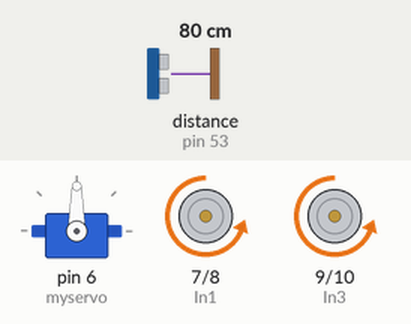
Recording of a sketch running on a simulated Arduino Mega 2560, built with avr-gcc and run on an emulated ATmega2560. Parts: servo, motor-driver pin pairs drawn as motors (green arrow = first pin HIGH = forward, orange = second pin HIGH = backward, longer = more drive, scaled by the enable pin). Wiring (inferred from the names in the program): ultrasonic range finder: trigger pin 51; echo pin 53. Inputs (shaded band) come from the test bench; at power-on: distance to the obstacle (sensor on pin 53) 80 cm. The echo pulse lasts 58.3 µs per cm.

Above: at 1.2 s.
1.3 s: distance to the obstacle (sensor on pin 53) set to 33 cm
2.8 s: distance to the obstacle (sensor on pin 53) set to 26 cm
At 3.2 s:
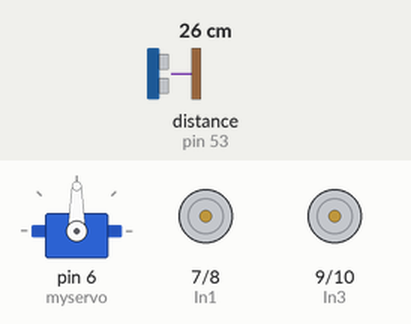
At 5.6 s:
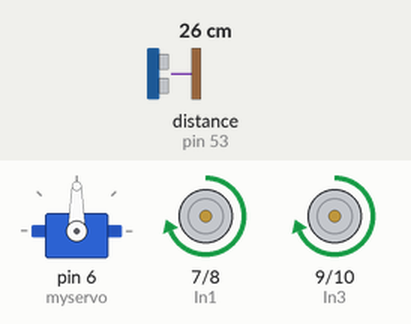
5.8 s: distance to the obstacle (sensor on pin 53) set to 35 cm
8.8 s: distance to the obstacle (sensor on pin 53) set to 2 cm
At 10.8 s:
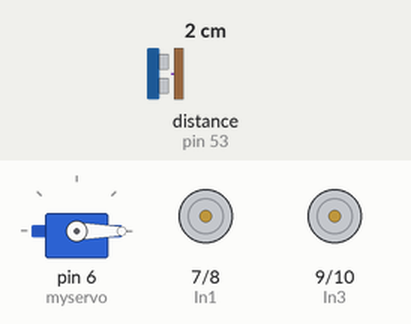
Timing chart, 0 to 15.8 s (numbered marks = the images above; inputs shaded):
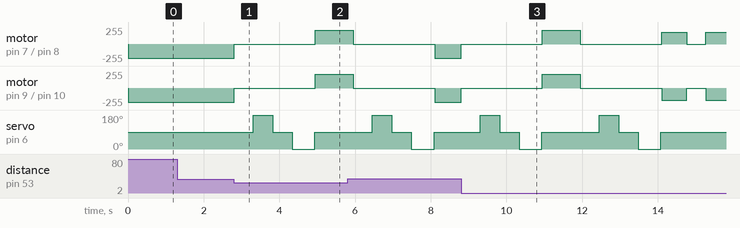

Measured:
- the behaviour switches between 31 and 30 cm on distance to the obstacle (sensor on pin 53) (found by bisection; images 0 and 1)
- after the input at 1.3 s, every drawn part: stays the same
- after the input at 2.8 s, motor on pin 7 (In1) / pin 8 (In2), motor on pin 9 (In3) / pin 10 (In4): backward 210/255 → stopped at once, → forward 210/255 2.1 s later; servo on pin 6 (myservo): 90° → 180° after 0.50 s, → 90° 0.52 s later, → 0° 0.52 s later, → 90° 0.60 s later

The sketch:

car_combined.ino
```cpp
#include <Servo.h>

Servo myservo;
int pos = 0;

const int In1 = 7;
const int In2 = 8;
const int In3 = 9;
const int In4 = 10;
const int ENA = 5;
const int ENB = 4;
const int trigPin = 51;
const int echoPin = 53;

const int threshold = 1740;
const int SPEED = 210;


int left_distance;
int right_distance;
int movement_speed = 130;
int turning_speed = 180;
int right_turning_time = 665;
int left_turning_time = 650;
int reverse_time = 1000;

long duration, cm;


void setup() {
  // put your setup code here, to run once:
  myservo.attach(6);
  pinMode(In1, OUTPUT);
  pinMode(In2, OUTPUT);
  pinMode(In3, OUTPUT);
  pinMode(In4, OUTPUT);
  pinMode(ENA, OUTPUT);
  pinMode(ENB, OUTPUT);
  pinMode(trigPin, OUTPUT);
  pinMode(echoPin, INPUT);

  Serial.begin(9600); //optional. It's for the serial monitor
  myservo.write(90);
}

void loop() {
  // put your main code here, to run repeatedly:
  // convert the time into a distance
  cm = get_distance();
  move_forward();

if(cm<threshold){
  move_stop();
  left_distance = look_left();
  right_distance = look_right();
  if(right_distance > left_distance && right_distance > threshold){
  move_right();

  }
  else if(left_distance > right_distance && left_distance > threshold){
    move_left();
  }
  else{
    move_backward();
    left_distance = look_left();
    right_distance = look_right();
      if(left_distance < threshold && right_distance < threshold){
        move_right();
        delay(500);
        move_right();
      }
  }
}


}

long get_distance(){
    // The PING))) is triggered by a HIGH pulse of 2 or more microseconds.
    // Give a short LOW pulse beforehand to ensure a clean HIGH pulse:

    digitalWrite(trigPin, LOW);
    delayMicroseconds(2);
    digitalWrite(trigPin, HIGH);
    delayMicroseconds(10);
    digitalWrite(trigPin, LOW);
    // The same pin is used to read the signal from the PING))): a HIGH
    // pulse whose duration is the time (in microseconds) from the sending
    // of the ping to the reception of its echo off of an object.

    // The speed of sound is 340 m/s or 29 microseconds per centimeter.
    // The ping travels out and back, so to find the distance of the
    // object we take half of the distance travelled.
    return pulseIn(echoPin, HIGH);
}


int look_left(){
  myservo.write(90);
  delay(500);
  myservo.write(180);
  delay(15);
  //the loop princess had went to 165 instead of 180 for some reason.
  // Is it due to some physical limitation of the servo?
  delay(500);

  digitalWrite(trigPin, LOW);
  delayMicroseconds(2);
  digitalWrite(trigPin, HIGH);
  delayMicroseconds(10);
  digitalWrite(trigPin, LOW);
  long duration = pulseIn(echoPin, HIGH);

  // convert the time into a distance
  int cm = duration;

  myservo.write(90);
  delay(15);

  return cm;
}


int look_right(){
  myservo.write(90);
  delay(500);


  myservo.write(0);
  delay(500);

  digitalWrite(trigPin, LOW);
  delayMicroseconds(2);
  digitalWrite(trigPin, HIGH);
  delayMicroseconds(10);
  digitalWrite(trigPin, LOW);
  long duration = pulseIn(echoPin, HIGH);

  // convert the time into a distance
  int cm = duration;

  delay(100);

  myservo.write(90);
  delay(15);

  return cm;
}


void move_forward(){
  analogWrite(ENA, SPEED);
  analogWrite(ENB, SPEED);

  digitalWrite(In1, LOW);
  digitalWrite(In2, HIGH);

  digitalWrite(In3, LOW);
  digitalWrite(In4, HIGH);
}


void move_backward(){
  analogWrite(ENA, SPEED);
  analogWrite(ENB, SPEED);

  digitalWrite(In1, HIGH);
  digitalWrite(In2, LOW);

  digitalWrite(In3, HIGH);
  digitalWrite(In4, LOW);

  delay(reverse_time);

  digitalWrite(In1, LOW);
  digitalWrite(In2, LOW);
  digitalWrite(In3, LOW);
  digitalWrite(In4, LOW);

}

void move_stop(){
  digitalWrite(In1, LOW);
  digitalWrite(In2, LOW);
  digitalWrite(In3, LOW);
  digitalWrite(In4, LOW);
 }

void move_right(){
  analogWrite(ENA, turning_speed);
  analogWrite(ENB, turning_speed);

  digitalWrite(In1, HIGH); //motors on the left. ie they're connected to out1 and out2
  digitalWrite(In2, LOW);

  digitalWrite(In3, LOW); //motors on the right
  digitalWrite(In4, HIGH);
  // Before the motor was turning left instead of right so adjusted it to high, low, low, high
  delay(right_turning_time);

  digitalWrite(In1, LOW);
  digitalWrite(In2, LOW);
  digitalWrite(In3, LOW);
  digitalWrite(In4, LOW);

}


void move_left(){
  analogWrite(ENA, turning_speed);
  analogWrite(ENB, turning_speed);

  digitalWrite(In1, LOW);
  digitalWrite(In2, HIGH);

  digitalWrite(In3, HIGH);
  digitalWrite(In4, LOW);

  delay(left_turning_time);

  digitalWrite(In1, LOW);
  digitalWrite(In2, LOW);
  digitalWrite(In3, LOW);
  digitalWrite(In4, LOW);
}
```
